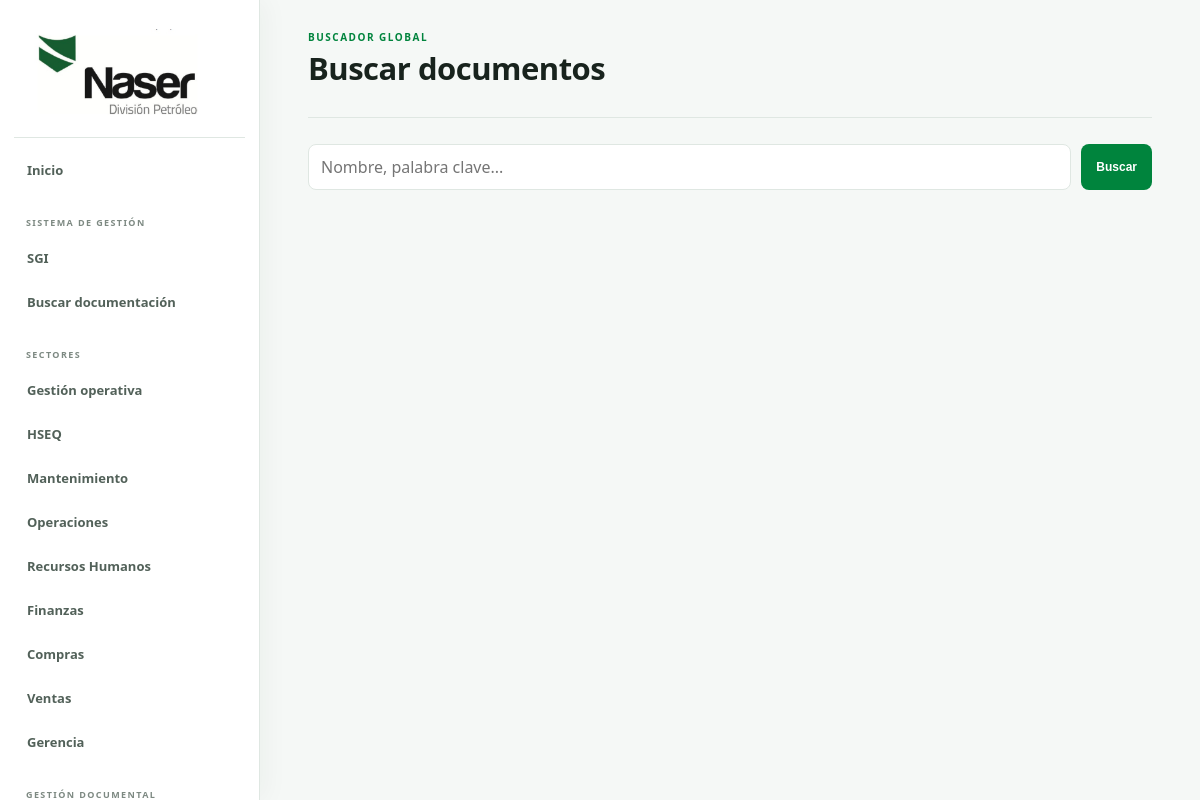
The page /php/buscar.php (signed in) on the database its author committed.
### tables this page shows
CREATE TABLE sectores(
 id INT AUTO_INCREMENT PRIMARY KEY,
 nombre VARCHAR(100) NOT NULL,
 slug VARCHAR(100) NOT NULL UNIQUE,
 orden INT NOT NULL DEFAULT 0
);

### php/config/auth.php (called while the page is built, shortened)
<?php
function esAdmin(){return ($_SESSION['rol']??'')==='admin';}
function puedeGestionarDocumentos($pdo){
 if(esAdmin()) return true;
 $st=$pdo->prepare('SELECT 1 FROM usuario_sector WHERE usuario_id=? AND puede_editar=1 LIMIT 1');
 $st->execute([$_SESSION['usuario_id']??0]);
 return (bool)$st->fetchColumn();
}

### php/config/layout.php (the view, shortened to what this page needs)
<?php
function sidebar($pdo,$active=''){
$rol=$_SESSION['rol']??'';
if($rol==='admin'){$sectores=$pdo->query("SELECT id,nombre,slug FROM sectores WHERE slug<>'sgi' ORDER BY orden")->fetchAll();}
else{$st=$pdo->prepare("SELECT s.id,s.nombre,s.slug FROM usuario_sector us JOIN sectores s ON s.id=us.sector_id WHERE us.usuario_id=? AND us.puede_ver=1 AND s.slug<>'sgi' ORDER BY s.orden");$st->execute([$_SESSION['usuario_id']]);$sectores=$st->fetchAll();}
$puedeDocs=puedeGestionarDocumentos($pdo);
?>
<aside class="sidebar">
<a class="brand-panel" href="/naser/php/dashboard.php"><img src="/naser/img/logo-naser.png" alt="NASER"></a>
<nav class="side-nav">
<a class="<?=$active==='inicio'?'active':''?>" href="/naser/php/dashboard.php">Inicio</a>
<div class="nav-label">SISTEMA DE GESTIÓN</div>
<a class="<?=$active==='sgi'?'active':''?>" href="/naser/php/sgi.php">SGI</a>
<a href="/naser/php/buscar.php">Buscar documentación</a>
<div class="nav-label">SECTORES</div>
<a class="<?=$active==='operaciones'?'active':''?>" href="/naser/php/operaciones.php">Gestión operativa</a>
<?php foreach($sectores as $s):?><a class="<?=$active===$s['slug']?'active':''?>" href="/naser/php/sector.php?sector=<?=urlencode($s['slug'])?>"><?=htmlspecialchars($s['nombre'])?></a><?php endforeach;?>
<?php if($puedeDocs):?><div class="nav-label">GESTIÓN DOCUMENTAL</div><a href="/naser/php/admin/documentos.php">Cargar documentos</a><a href="/naser/php/admin/carpetas.php">Carpetas</a><?php endif;?>
</nav>
</aside><?php } ?>

### style.css (style rules this page uses)
* { box-sizing:border-box;margin:0;padding:0 }
:root { --green:#00843d;--green-dark:#00652f;--green-soft:#e8f6ee;--green-bg:#f5faf7;--text:#18231d;--muted:#65736b;--border:#dfe7e2;--bg:#f5f8f6;--white:#fff;--shadow:0 8px 24px rgba(18,45,29,.06) }
body { font-family:Segoe UI,Arial,sans-serif;background:var(--bg);color:var(--text) }
a { color:inherit }
.sidebar { position:fixed;inset:0 auto 0 0;width:260px;background:#fff;border-right:1px solid var(--border);padding:18px 14px;display:flex;flex-direction:column;box-shadow:6px 0 24px rgba(22,45,32,.04);overflow:auto }
.brand-panel { display:flex;align-items:center;justify-content:center;min-height:120px;border-bottom:1px solid var(--border);margin-bottom:12px }
.brand-panel img { width:215px;height:98px;object-fit:contain }
.side-nav { display:grid;gap:4px }
.side-nav a { text-decoration:none;color:#526159;padding:11px 13px;border-radius:8px;font-size:13px;font-weight:650;transition:.18s }
.nav-label { margin-top:14px;padding:8px 12px 5px;color:#7d8982;font-size:9px;font-weight:900;letter-spacing:1.4px }

### rows shown on the page
sectores: nombre "HSEQ"
sectores: nombre "Mantenimiento"
sectores: nombre "Operaciones"
sectores: nombre "Recursos Humanos"
sectores: nombre "Finanzas"
sectores: nombre "Compras"
sectores: nombre "Ventas"
sectores: nombre "Gerencia"
